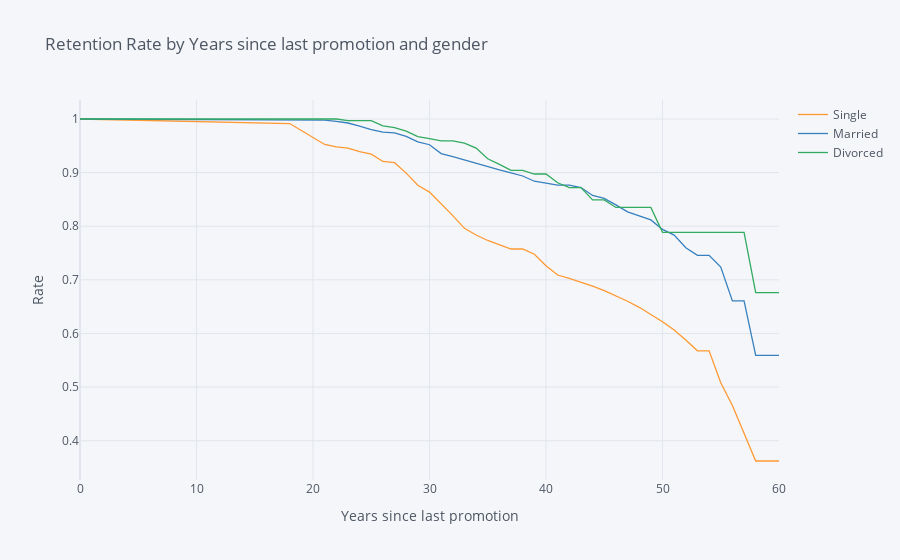

Notebook source saved alongside this figure:
### Markdown cell above
## 5. Let's also look at the marital status curves by employee age. Generate and plot the survival curves showing retention rates by marital status and age.

### Code cell
employee_age = survival(data,'MaritalStatus','Age','Attrition')
employee_age.iplot(kind='line',xTitle='Years since last promotion',yTitle='Rate', 
                     title='Retention Rate by Years since last promotion and gender')

### Figure 1 — Plotly figure (JSON) as saved in the notebook; plotly's stock layout.template omitted (floating-point values rounded to 4 significant figures)
{"data": [{"line": {"color": "rgba(255, 153, 51, 1.0)", "dash": "solid", "shape": "linear", "width": 1.3}, "mode": "lines", "name": "Single", "text": "", "type": "scatter", "x": [0, 18, 19, 20, 21, 22, 23, 24, 25, 26, 27, 28, 29, 30, 31, 32, 33, 34, 35, 36, 37, 38, 39, 40, 41, 42, 43, 44, 45, 46, 47, 48, 49, 50, 51, 52, 53, 54, 55, 56, 57, 58, 59, 60], "y": [1, 0.9915, 0.9786, 0.9657, 0.9525, 0.9481, 0.9459, 0.9391, 0.9346, 0.9208, 0.9185, 0.899, 0.8765, 0.8636, 0.8421, 0.8198, 0.7961, 0.7837, 0.7734, 0.7659, 0.7575, 0.7575, 0.7477, 0.7263, 0.709, 0.7027, 0.6957, 0.6882, 0.6799, 0.6705, 0.6601, 0.6488, 0.636, 0.6219, 0.6064, 0.588, 0.5677, 0.5677, 0.508, 0.4656, 0.4139, 0.3622, 0.3622, 0.3622]}, {"line": {"color": "rgba(55, 128, 191, 1.0)", "dash": "solid", "shape": "linear", "width": 1.3}, "mode": "lines", "name": "Married", "text": "", "type": "scatter", "x": [0, 18, 19, 20, 21, 22, 23, 24, 25, 26, 27, 28, 29, 30, 31, 32, 33, 34, 35, 36, 37, 38, 39, 40, 41, 42, 43, 44, 45, 46, 47, 48, 49, 50, 51, 52, 53, 54, 55, 56, 57, 58, 59, 60], "y": [1, 0.9978, 0.9978, 0.9978, 0.9978, 0.9955, 0.9925, 0.9865, 0.9804, 0.9757, 0.9741, 0.9675, 0.9573, 0.952, 0.9355, 0.9297, 0.9235, 0.9171, 0.9103, 0.9052, 0.8996, 0.8937, 0.884, 0.8805, 0.8766, 0.8766, 0.8721, 0.8574, 0.8521, 0.8399, 0.8267, 0.8195, 0.8118, 0.7941, 0.7835, 0.7598, 0.7457, 0.7457, 0.7238, 0.6608, 0.6608, 0.5592, 0.5592, 0.5592]}, {"line": {"color": "rgba(50, 171, 96, 1.0)", "dash": "solid", "shape": "linear", "width": 1.3}, "mode": "lines", "name": "Divorced", "text": "", "type": "scatter", "x": [0, 18, 19, 20, 21, 22, 23, 24, 25, 26, 27, 28, 29, 30, 31, 32, 33, 34, 35, 36, 37, 38, 39, 40, 41, 42, 43, 44, 45, 46, 47, 48, 49, 50, 51, 52, 53, 54, 55, 56, 57, 58, 59, 60], "y": [1, 1, 1, 1, 1, 1, 0.9969, 0.9969, 0.9969, 0.9873, 0.9841, 0.9774, 0.967, 0.9633, 0.9594, 0.9594, 0.955, 0.9458, 0.9258, 0.9153, 0.9041, 0.9041, 0.8974, 0.8974, 0.8811, 0.8719, 0.8719, 0.849, 0.849, 0.8351, 0.8351, 0.8351, 0.8351, 0.7887, 0.7887, 0.7887, 0.7887, 0.7887, 0.7887, 0.7887, 0.7887, 0.676, 0.676, 0.676]}], "layout": {"legend": {"bgcolor": "#F5F6F9", "font": {"color": "#4D5663"}}, "paper_bgcolor": "#F5F6F9", "plot_bgcolor": "#F5F6F9", "title": {"font": {"color": "#4D5663"}, "text": "Retention Rate by Years since last promotion and gender"}, "xaxis": {"gridcolor": "#E1E5ED", "showgrid": true, "tickfont": {"color": "#4D5663"}, "title": {"font": {"color": "#4D5663"}, "text": "Years since last promotion"}, "zerolinecolor": "#E1E5ED"}, "yaxis": {"gridcolor": "#E1E5ED", "showgrid": true, "tickfont": {"color": "#4D5663"}, "title": {"font": {"color": "#4D5663"}, "text": "Rate"}, "zerolinecolor": "#E1E5ED"}}}
